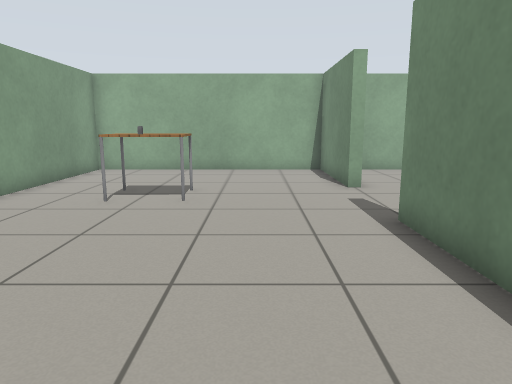
view 1 (above)

15 first-person views from a walk through a robot-simulator world made for Gazebo. The camera is 0.9 m above the floor, tilts 10° down and sees 70° across. The floor is counted in squares, 0.5 m on a side. Each view is taken from the middle of a square. On the plan, view 1 faces up. The plan holds only what a view shows up to about 18 squares ahead; the rest is blank. Simple patterns stand in for the simulator's built-in surfaces. Simple shapes stand in for some stock models.

view 2
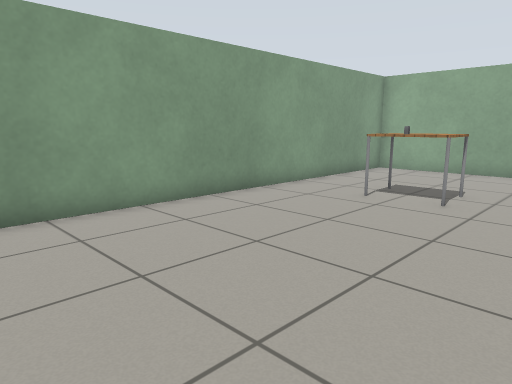

view 3
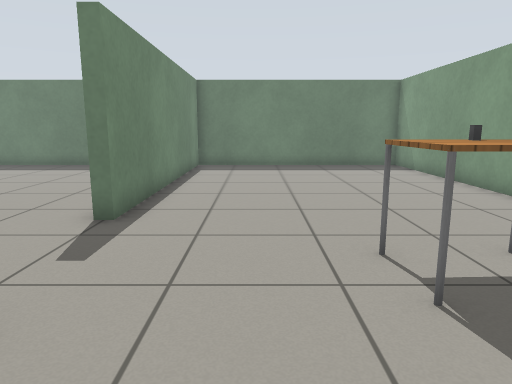

view 4
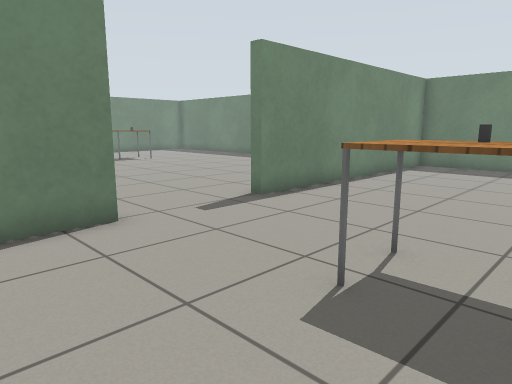

view 5
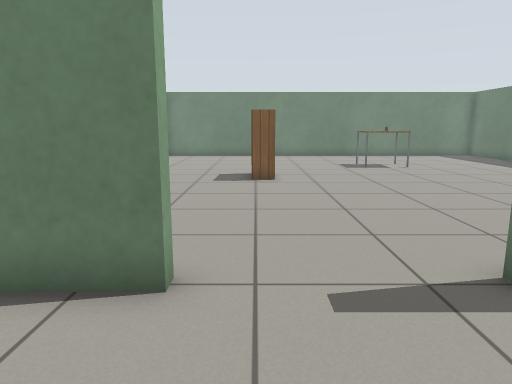

view 6
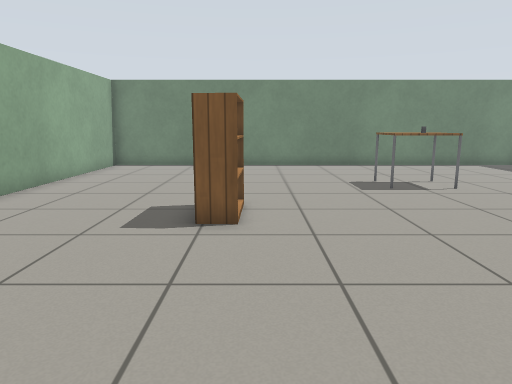

view 7
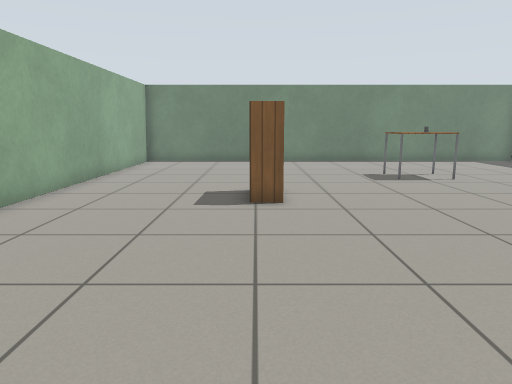

view 8
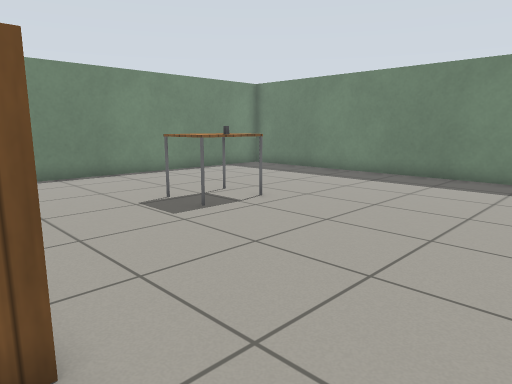

view 9
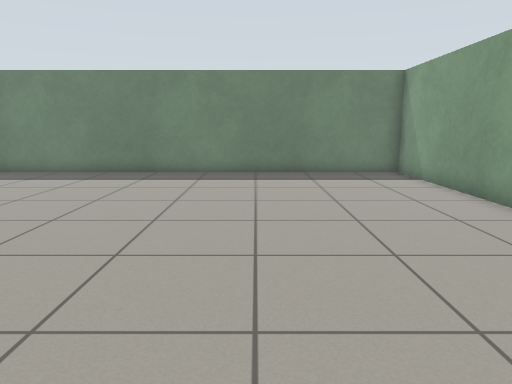

view 10
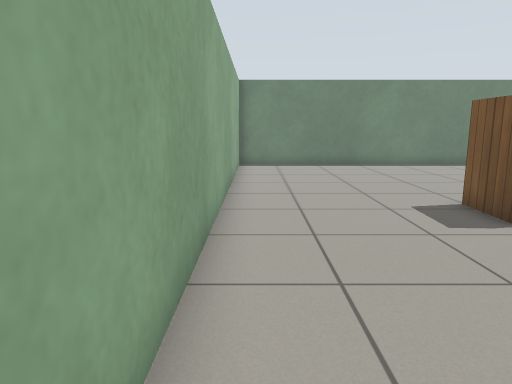

view 11
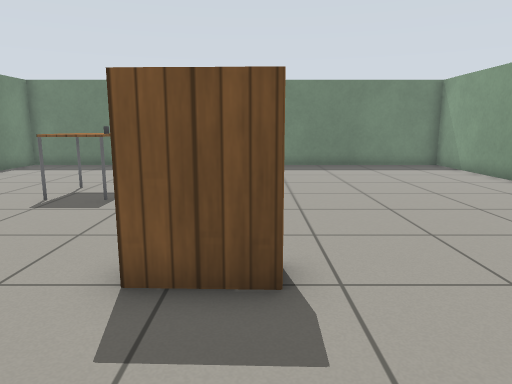

view 12
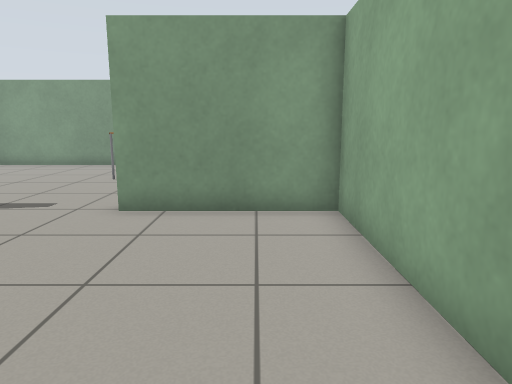

view 13
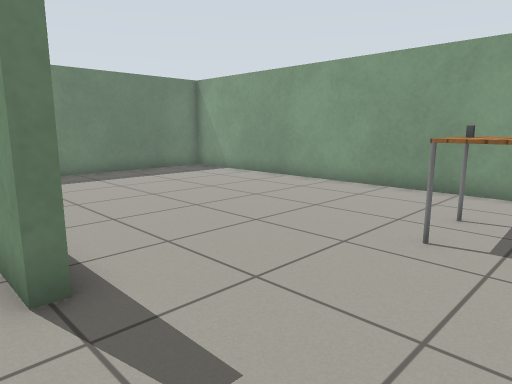

view 14
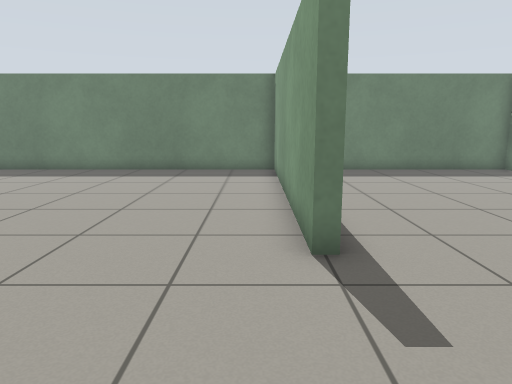

view 15
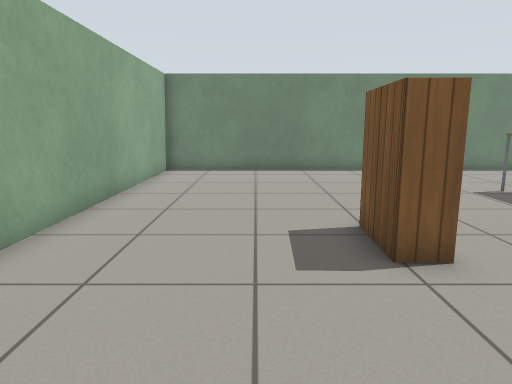

### Floor plan
Ten units are one square. View 1 is at (0, 0); x grows to the right and y downward. Boxes are objects, and circles mark ways between rooms. Rooms are numbered by the first view taken in them; rooms with no view inside come last. Other rooms are left out.
<svg viewBox="-73 -163 306 206">
<path fill="none" stroke="#000" d="M32 -110 28 -110 28 -158 -68 -158 -68 38 28 38 28 -70 32 -70M32 -70 32 38 228 38 228 -158 32 -158 32 -110"/>
<rect x="-45" y="-115" width="30" height="30" fill="#bbb"><title>table</title></rect>
<rect x="-35" y="-95" width="10" height="10" fill="#bbb"><title>marker</title></rect>
<rect x="115" y="-105" width="20" height="20" fill="#bbb"><title>bookshelf</title></rect>
<rect x="155" y="-35" width="20" height="10" fill="#bbb"><title>table</title></rect>
<rect x="155" y="-45" width="10" height="10" fill="#bbb"><title>other object</title></rect>
<rect x="155" y="-55" width="20" height="10" fill="#bbb"><title>table</title></rect>
<circle cx="30" cy="-85" r="3" fill="#2a7"/>
<text x="-20" y="-60">1</text>
<text x="130" y="-60">2</text>
</svg>
Room 1 opens to room 2.

Where each view was taken, in squares from view 1:
view 1: 0 up, 0 right, facing up
view 2: 0 up, 1 right, facing up-left
view 3: 14 up, 0 right, facing down
view 4: 14 up, 4 left, facing down-right
view 5: 10 up, 1 left, facing right
view 6: 9 up, 5 right, facing right
view 7: 10 up, 3 right, facing right
view 8: 10 up, 9 right, facing down-right
view 9: 11 up, 9 right, facing down
view 10: 15 up, 5 right, facing right
view 11: 14 up, 12 right, facing down
view 12: 14 up, 11 right, facing left
view 13: 11 up, 4 right, facing down-left
view 14: 12 up, 4 right, facing down
view 15: 12 up, 7 right, facing right
